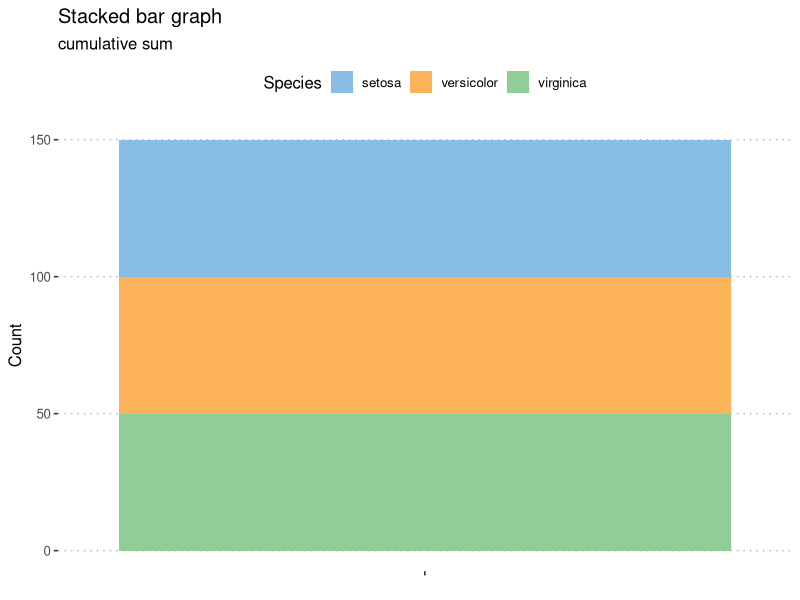
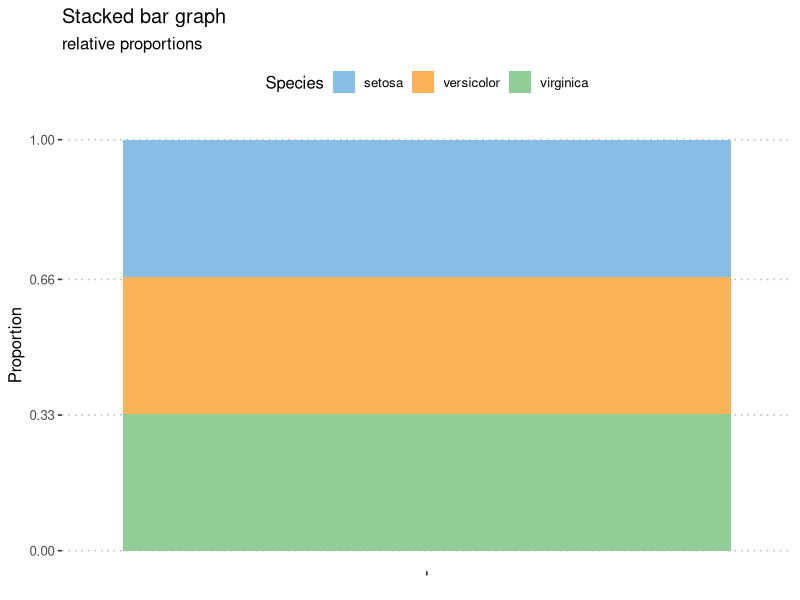
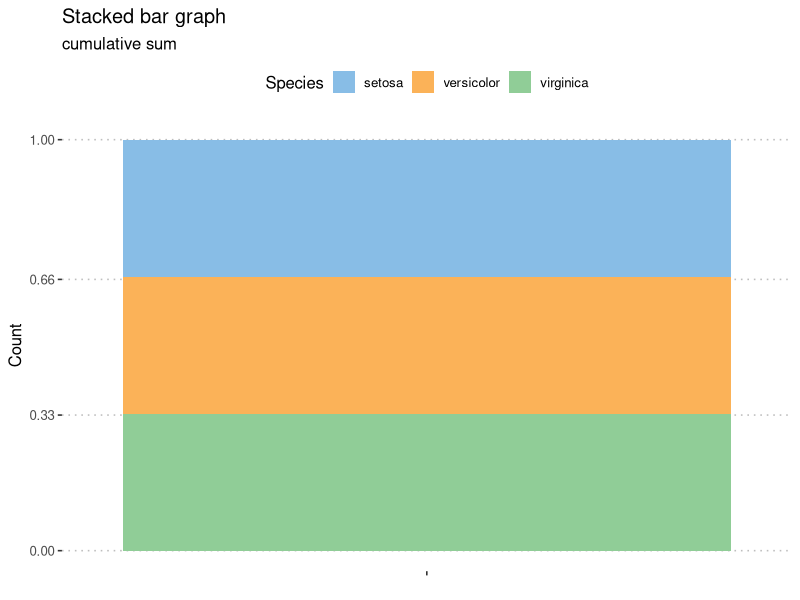
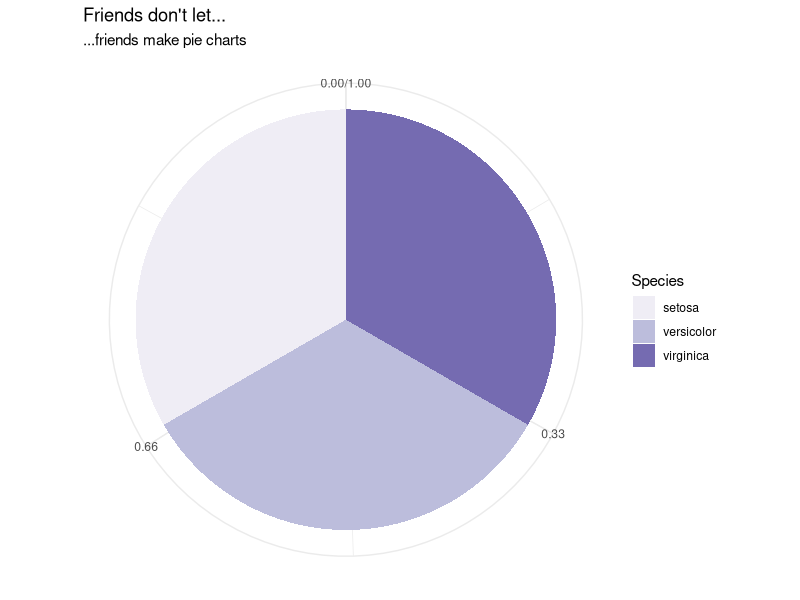
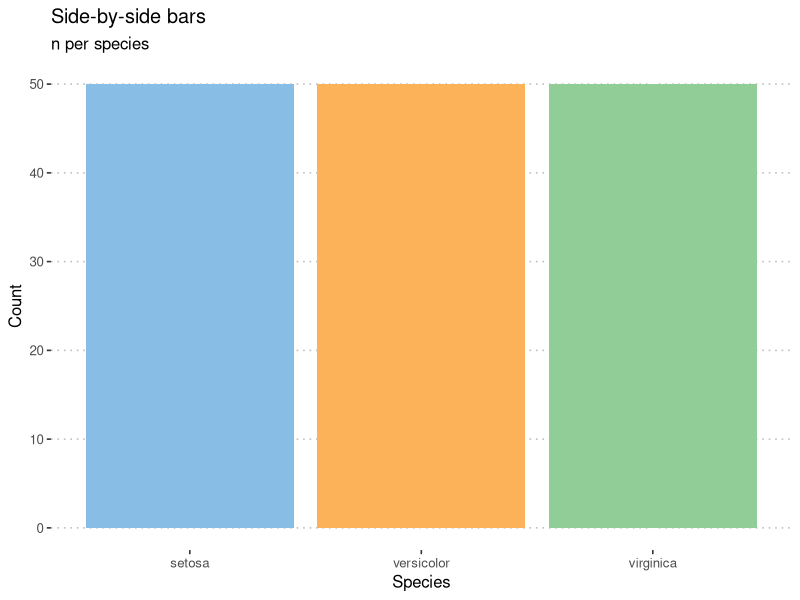
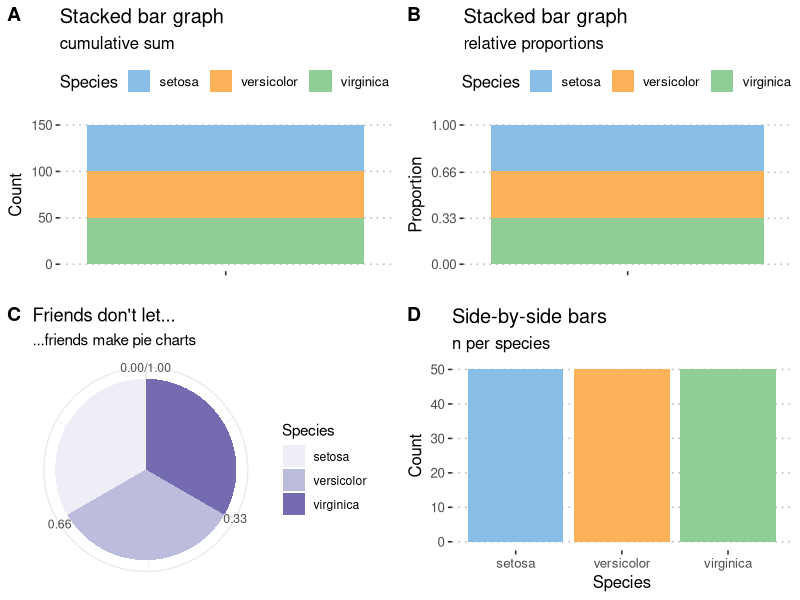
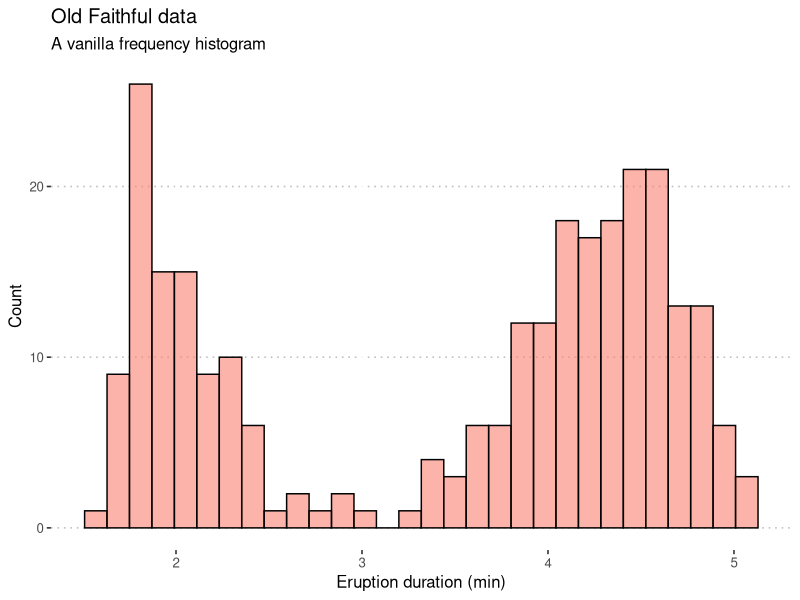
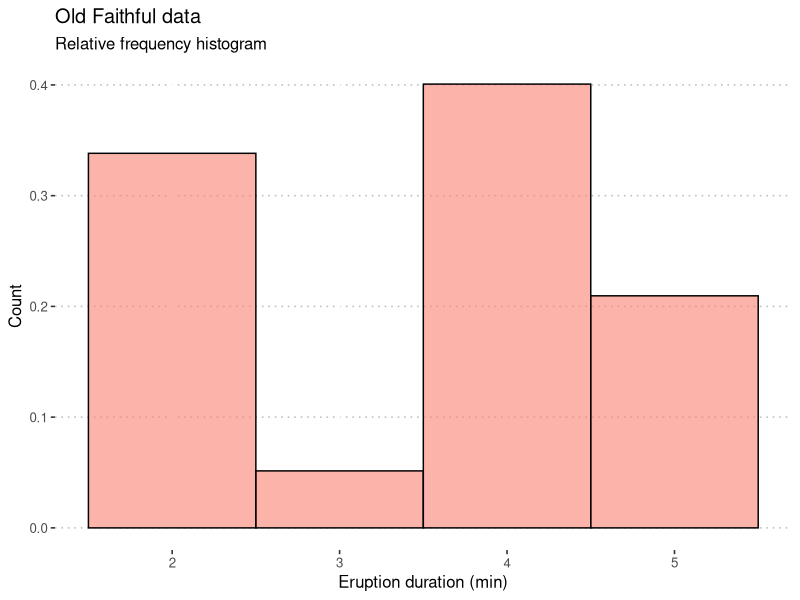

Reproduce these figures in R, in order.
#AYESHA HARGEY
#3650393
#9th April 2019
#Basic Statistics - Day 1 

#Load libraries
library(tidyverse)
#Load chickweight data as tibble
chicks <- as_tibble(ChickWeight)
head(chicks) #first 6 rows
head(chicks, n = 20) #first 20 rows
tail(chicks, n = 10) #last 10 rows
colnames(chicks) #column names
summary(chicks) #summary of data (min, max, quantiles)
dim(chicks) #dimensions

names <- colnames(chicks)
names 
names[4] #shows the fourth category of column names

ncol(chicks) #number of columns
nrow(chicks) #number of rows
glimpse(chicks) #first few data points

round(mean(chicks$weight),1) #dollar sign separates the dataframe from the column

chicks %>% 
  filter(Time == 0) %>% #first day
  group_by(Diet) %>%  #selecting only the Diet column
  summarise(mean_wt = mean(weight), #new column called mean_wt
            sd_wt = sd(weight)) %>% #new column called sd_wt
  ungroup()

chicks %>% 
  summarise(length = n()) #total sample size, same as nrow

#OR

length(chicks$weight) #total sample size, same as nrow, same as above

#the mean for a customized set of data
numbers <- c(2, 712, 666, 99, 24)
sum(numbers / length(numbers))
mean(numbers)

chicks %>% 
  summarise(mean_wt = mean(weight)) #weight of a typical chicken

round(mean(chicks$weight),1) #rounding up the value, with the mean function nested

missing <- c(2, 4, 6, 8, NA, 10)
mean(missing) #cannot give an answer
mean(missing, na.rm = TRUE) #removes the NA function

#ALTERNATIVELY
mean(na.omit(missing))

numbers2 <- c(5, 2, 6, 13, 1)
mean(numbers2) 
median(numbers2)

numbers3 <- c(5, 2, 6, 5000, 1)
mean(numbers3) #mean is highly influenced by huge numbers like 5000
median(numbers2) #median is not

quantile(chicks$weight)

chicks %>% 
  summarise(min_wt = min(weight),
            qrt1_wt = quantile(weight, p = 0.25), #quartile 1
            med_wt = median(weight), #quartile 2 // median
            qrt3_wt = quantile(weight, p = 0.75), #quartile 3
            max_wt = max(weight))

range(chicks$weight) #has min and max combined
min(chicks$weight) #just min
max(chicks$weight) #just max

#in class exercise
#all chickens younger than 10 days earlier (every day less than ten)
#each of the 4 different diets
#produce a summary

summary(chicks$weight)

day1_chicks <- chicks %>% #shows stats for the combined 10 days 
  filter(Time <= 10) %>% #up to and including ten day
  group_by(Diet) %>% 
  summarise(min_wt = min(weight),
            qrt1_wt = quantile(weight, p = 0.25), #quartile 1
            med_wt = median(weight), #quartile 2 // median
            qrt3_wt = quantile(weight, p = 0.75), #quartile 3
            max_wt = max(weight))

individual_chicks <- chicks %>% #shows stats for each individual day
  filter(Time <= 10) %>% 
  group_by(Diet, Time) %>% 
  summarise(min_wt = min(weight),
            qrt1_wt = quantile(weight, p = 0.25), #quartile 1
            med_wt = median(weight), #quartile 2 // median
            qrt3_wt = quantile(weight, p = 0.75), #quartile 3
            max_wt = max(weight))

#Load libraries
library(tidyverse)
library(ggpubr)
library(RColorBrewer)
library(ggthemes)

#using the iris dataset 
iris.cnt <- iris %>%
  count(Species) %>% #makes column n
  mutate(prop = n / sum(n)) #makes column with the proportion of species
iris.cnt

plt1 <- ggplot(data = iris.cnt, aes(x = "", y = n, fill = Species)) + #y is count
  geom_bar(width = 1, stat = "identity") + #stat identity, plot for height 
  labs(title = "Stacked bar graph", subtitle = "cumulative sum", #labels
       x = NULL, y = "Count") +
  theme_pubclean() + scale_color_few() +
  scale_fill_few()
plt1

plt2 <- ggplot(data = iris.cnt, aes(x = "", y = prop, fill = Species)) +
  geom_bar(width = 1, stat = "identity") +
  scale_y_continuous(breaks = c(0.00, 0.33, 0.66, 1.00)) +
  labs(title = "Stacked bar graph", subtitle = "relative proportions",
       x = NULL, y = "Proportion") +
  theme_pubclean() + scale_color_few() +
  scale_fill_few()
plt2

test1 <- ggplot(data = iris.cnt, aes(x = "", y = prop, fill = Species)) + #y is count
  geom_bar(width = 1, stat = "identity") + #stat identity, plot for height
  scale_y_continuous(breaks = c(0.00, 0.33, 0.66, 1.00)) +
  labs(title = "Stacked bar graph", subtitle = "cumulative sum", #labels
       x = NULL, y = "Count") +
  theme_pubclean() + scale_color_few() +
  scale_fill_few()
test1

plt3 <- test1 + coord_polar("y", start = 0) +
  labs(title = "Friends don't let...", subtitle = "...friends make pie charts",
       x = NULL, y = NULL) +
  scale_fill_brewer(palette = "Purples") +
  theme_minimal()
plt3

plt4 <- ggplot(data = iris, aes(x = Species, fill = Species)) +
  geom_bar(show.legend = FALSE) +
  labs(title = "Side-by-side bars", subtitle = "n per species", y = "Count") +
  theme_pubclean() + scale_color_few() +
  scale_fill_few()
plt4

ggarrange(plt1, plt2, plt3, plt4, nrow = 2, ncol = 2, labels = "AUTO")

#Old Faithful Dataset
hist1 <- ggplot(data = faithful, aes(x = eruptions)) + #each bin has same length
  geom_histogram(colour = "black", fill = "salmon", alpha = 0.6) +
  labs(title = "Old Faithful data", #alpha is transparency
       subtitle = "A vanilla frequency histogram",
       x = "Eruption duration (min)",
       y = "Count") + theme_pubclean()
hist1

hist2 <- ggplot(data = faithful, aes(x = eruptions)) +
  geom_histogram(aes(y = ..density..), #density counts proportion // dots have to be there
                 position = 'identity', binwidth = 1,
                 colour = "black", fill = "salmon", alpha = 0.6) +
  labs(title = "Old Faithful data",
       subtitle = "Relative frequency histogram",
       x = "Eruption duration (min)",
       y = "Count") + theme_pubclean()
hist2

hist3 <- ggplot(data = faithful, aes(x = eruptions)) +
  geom_histogram(aes(y = 0.5 * ..density..),
                 position = 'identity', binwidth = 0.5, #fiddle with binwidth
                 colour = "black", fill = "salmon", alpha = 0.6) +
  labs(title = "Old Faithful data",
       subtitle = "Relative frequency histogram",
       x = "Eruption duration (min)",
       y = "Relative contribution") + theme_pubclean()
hist3

hist4 <- ggplot(data = faithful, aes(x = eruptions)) + 
  stat_ecdf() +
  labs(title = "Old Faithful data",
       subtitle = "ECDF",
       x = "Eruption duration (min)",
       y = "Relative contribution") + theme_pubclean()

ggarrange(hist1, hist2, hist3, hist4, ncol = 2, nrow = 2, labels = "AUTO")

#CONTINUOUS DATA WITH IRIS

#data is converted into a form that is 'long' (tidy)
iris.long <- iris %>% 
  gather(key = "variable", value = "size", -Species)

ggplot(data = iris.long, aes(x = size)) +
  geom_histogram(position = "dodge", #individual columns
                 colour = NA, bins = 20,
                 aes(fill = Species)) +
  facet_wrap(~variable) + #separates 
  labs(title = "Iris data",
       subtitle = "Grouped frequency histogram",
       x = "Size (mm)",
       y = "Count") +
  theme_pubclean()

#box plot
boxplt1 <- ggplot(data = iris, aes(x = Species, y = Sepal.Length, fill = Species)) +
  geom_boxplot(show.legend = FALSE, notch = FALSE) + theme_pubclean() +
  labs(y = "Sepal length (mm)") +
  theme(axis.text.x = element_text(face = "italic")) #species name in italics
boxplt1

boxplt2 <- ggplot(data = iris.long, aes(x = Species, y = size)) +
  geom_boxplot(fill = "red", alpha = 0.4, notch = TRUE) +
  geom_jitter(width = 0.1, shape = 21, colour = "blue", fill = NA, alpha = 0.2) +
  facet_wrap(~variable, nrow = 1) +
  labs(y = "Size (mm)") + theme_pubclean() +
  theme(axis.text.x = element_text(face = "italic")) +
  theme(axis.ticks.length=unit(-0.25, "cm"), axis.ticks.margin=unit(0.5, "cm"))
boxplt2

#SCATTER PLOT
scatterplt1 <- ggplot(data = iris, aes(x = Petal.Length, y = Petal.Width, colour = Species)) +
  geom_point() +
  labs(x = "Petal length (mm)", y = "Petal width (mm)") +
  theme(legend.position = c(0.18, 0.85)) +
  scale_color_fivethirtyeight() +
  scale_fill_fivethirtyeight() + 
  theme_pubclean()
scatterplt1

scatterplt2 <- ggplot(data = iris, aes(x = Petal.Length, y = Petal.Width, colour = Species)) +
  geom_point(show.legend = FALSE) +
  geom_smooth(method = "lm", se = FALSE, show.legend = FALSE) + #regression line
  scale_color_fivethirtyeight() +
  scale_fill_fivethirtyeight() +
  labs(x = "Petal length (mm)", y = "Petal width (mm)") + 
  theme_pubclean()
scatterplt2

ggarrange(scatterplt1, scatterplt2, ncol = 2, nrow = 1, labels = "AUTO") #puts both graphs together


# Perfect script
# Neat comments
# tried different things
# Nicely done
